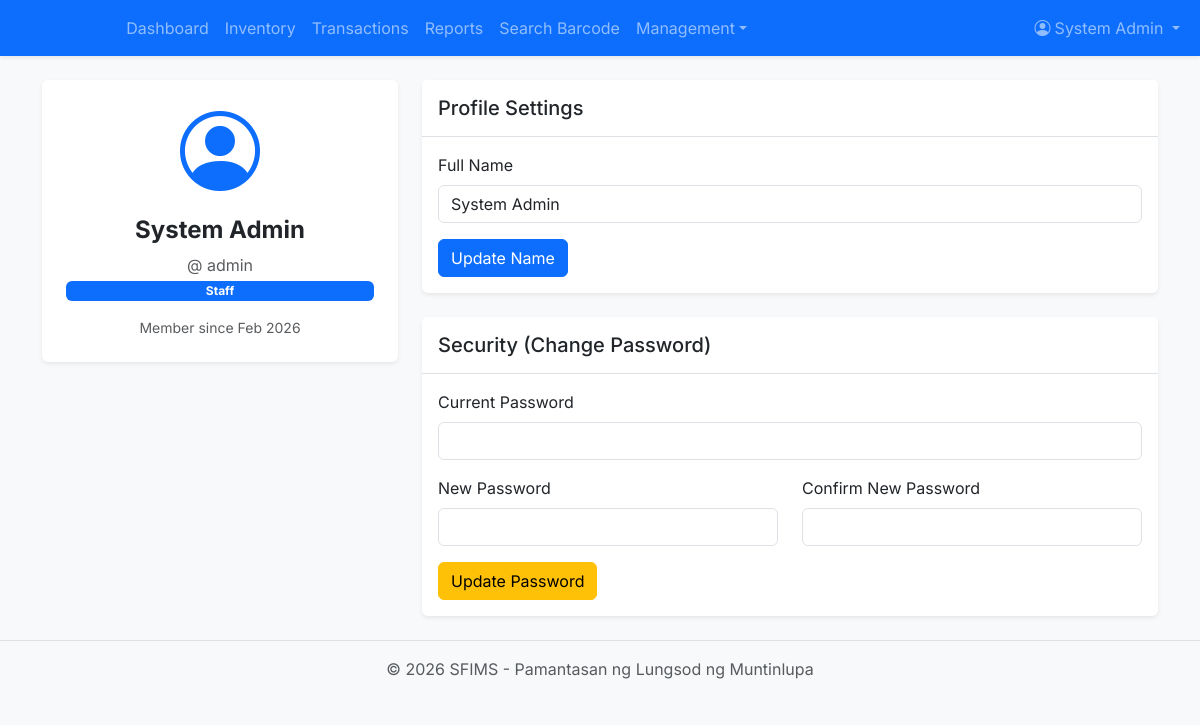
Page /auth/profile.php (signed in) on the earlier database version.
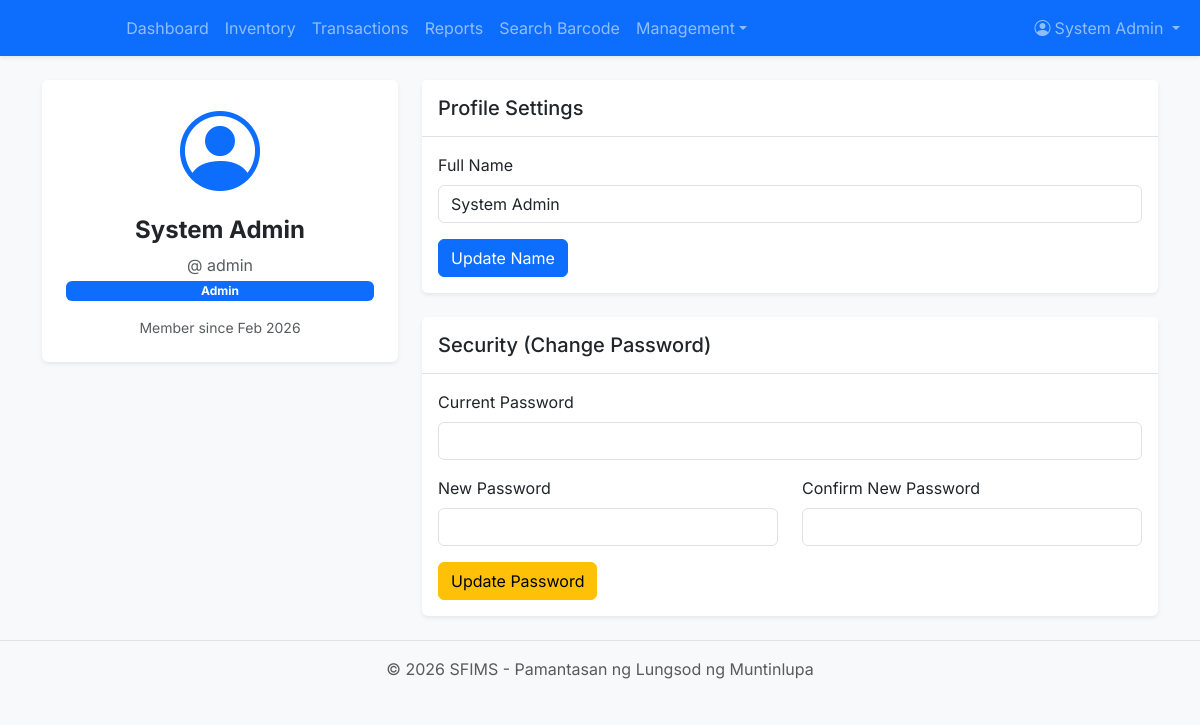
Same page on the later database version.
### tables this page shows
CREATE TABLE IF NOT EXISTS users (
    id INT AUTO_INCREMENT PRIMARY KEY,
    full_name VARCHAR(255) NOT NULL,
    username VARCHAR(50) NOT NULL UNIQUE,
    password_hash VARCHAR(255) NOT NULL,
    role ENUM('Staff', 'Admin') NOT NULL,
    status ENUM('pending', 'active', 'deactivated') DEFAULT 'pending',
    created_at TIMESTAMP DEFAULT CURRENT_TIMESTAMP
);

### config/app.php (called while the page is built, shortened)
<?php
function is_logged_in()
{
    return isset($_SESSION['user_id']) && $_SESSION['status'] === 'active';
}
function h($string)
{
    return htmlspecialchars($string, ENT_QUOTES, 'UTF-8');
}

### auth/profile.php (the view, shortened to what this page needs)
<?php
require_once '../config/app.php';
$db = Database::getInstance();
$user_id = $_SESSION['user_id'];
$stmt = $db->prepare("SELECT * FROM users WHERE id = ?");
$stmt->execute([$user_id]);
$user = $stmt->fetch();
require_once '../partials/header.php';
?>
<div class="row">
    <div class="col-md-4 mb-4">
        <div class="card shadow-sm border-0 text-center p-4">
            <div class="mb-3">
                <i class="bi bi-person-circle display-1 text-primary"></i>
            </div>
            <h4 class="fw-bold">
                <?php echo h($user['full_name']); ?>
            </h4>
            <p class="text-muted mb-1">@
                <?php echo h($user['username']); ?>
            </p>
            <span class="badge bg-primary">
                <?php echo h($user['role']); ?>
            </span>
            <div class="mt-3 small text-muted">Member since
                <?php echo date('M Y', strtotime($user['created_at'])); ?>
            </div>
        </div>
    </div>
    <div class="col-md-8">
        <div class="card shadow-sm border-0 mb-4">
            <div class="card-header bg-white border-bottom py-3">
                <h5 class="mb-0">Profile Settings</h5>
            </div>
            <div class="card-body">
                <form method="POST">
                    <div class="mb-3">
                        <label class="form-label">Full Name</label>
                        <input type="text" name="full_name" class="form-control"
                            value="<?php echo h($user['full_name']); ?>" required>
                    </div>
                    <button type="submit" name="update_profile" class="btn btn-primary">Update Name</button>
                </form>
            </div>
        </div>
        <div class="card shadow-sm border-0">
            <div class="card-header bg-white border-bottom py-3">
                <h5 class="mb-0">Security (Change Password)</h5>
            </div>
            <div class="card-body">
                <form method="POST">
                    <div class="mb-3">
                        <label class="form-label">Current Password</label>
                        <input type="password" name="old_password" class="form-control" required>
                    </div>
                    <div class="row">
                        <div class="col-md-6 mb-3">
                            <label class="form-label">New Password</label>
                            <input type="password" name="new_password" class="form-control" required>
                        </div>
                        <div class="col-md-6 mb-3">
                            <label class="form-label">Confirm New Password</label>
                            <input type="password" name="confirm_password" class="form-control" required>
                        </div>
                    </div>
                    <button type="submit" name="change_password" class="btn btn-warning">Update Password</button>
                </form>
            </div>
        </div>
    </div>
</div>
<?php require_once '../partials/footer.php'; ?>

### partials/header.php (shortened to what this page needs)
<!DOCTYPE html>
<html lang="en">
<head>
    <link href="https://cdn.jsdelivr.net/npm/bootstrap@5.3.0/dist/css/bootstrap.min.css" rel="stylesheet">
    <link rel="stylesheet" href="https://cdn.jsdelivr.net/npm/bootstrap-icons@1.10.0/font/bootstrap-icons.css">
</head>
<body class="bg-light">
    <?php if (is_logged_in()): ?>
        <nav class="navbar navbar-expand-lg navbar-dark bg-primary sticky-top shadow-sm">
            <div class="container-fluid">
                <a class="navbar-brand fw-bold" href="<?php echo BASE_URL; ?>dashboard.php">
                    <i class="bi bi-box-seam me-2"></i>SFIMS
                </a>
                <div class="collapse navbar-collapse" id="navbarNav">
                    <ul class="navbar-nav me-auto">
                        <li class="nav-item">
                            <a class="nav-link" href="<?php echo BASE_URL; ?>dashboard.php">Dashboard</a>
                        </li>
                        <li class="nav-item">
                            <a class="nav-link" href="<?php echo BASE_URL; ?>inventory/items.php">Inventory</a>
                        </li>
                        <li class="nav-item">
                            <a class="nav-link" href="<?php echo BASE_URL; ?>inventory/transactions.php">Transactions</a>
                        </li>
                        <li class="nav-item">
                            <a class="nav-link" href="<?php echo BASE_URL; ?>reports/reports.php">Reports</a>
                        </li>
                        <li class="nav-item">
                            <a class="nav-link" href="<?php echo BASE_URL; ?>inventory/barcode_lookup.php">Search Barcode</a>
                        </li>
                        <?php if (is_logged_in()): ?>
                            <li class="nav-item dropdown">
                                <a class="nav-link dropdown-toggle" href="#" data-bs-toggle="dropdown">Management</a>
                            </li>
                        <?php endif; ?>
                    </ul>
                    <ul class="navbar-nav">
                        <li class="nav-item dropdown">
                            <a class="nav-link dropdown-toggle" href="#" id="userDropdown" role="button"
                                data-bs-toggle="dropdown">
                                <i class="bi bi-person-circle me-1"></i><?php echo h($_SESSION['full_name']); ?>
                            </a>
                        </li>
                    </ul>
                </div>
            </div>
        </nav>
    <?php endif; ?>
    <div class="container py-4">

### partials/footer.php (shortened to what this page needs)
</div>
<footer class="footer mt-auto py-3 bg-light border-top">
    <div class="container text-center">
        <span class="text-muted">&copy;
            <?php echo date('Y'); ?> SFIMS - Pamantasan ng Lungsod ng Muntinlupa
        </span>
    </div>
</footer>
</body>
</html>

### partials/header.php (style rules this page uses)
body { font-family: 'Inter', sans-serif; background-color: #f8f9fa; }
.navbar-brand { font-weight: 700; color: #0d6efd; }
.card { border: none; box-shadow: 0 0.125rem 0.25rem rgba(0, 0, 0, 0.075); }
.btn-primary { background-color: #0d6efd; border-color: #0d6efd; }

Differences in the rows shown:
changed users "System Admin": role "Staff" → "Admin"
